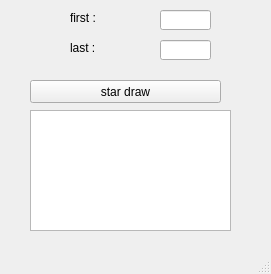
<?xml version="1.0" encoding="UTF-8"?>
<ui version="4.0">
 <class>MainWindow</class>
 <widget class="QMainWindow" name="MainWindow">
  <property name="geometry">
   <rect>
    <x>0</x>
    <y>0</y>
    <width>271</width>
    <height>274</height>
   </rect>
  </property>
  <property name="windowTitle">
   <string>MainWindow</string>
  </property>
  <widget class="QWidget" name="centralwidget">
   <widget class="QLabel" name="lbl1">
    <property name="geometry">
     <rect>
      <x>70</x>
      <y>10</y>
      <width>31</width>
      <height>16</height>
     </rect>
    </property>
    <property name="text">
     <string>first :</string>
    </property>
   </widget>
   <widget class="QPushButton" name="pb">
    <property name="geometry">
     <rect>
      <x>30</x>
      <y>80</y>
      <width>191</width>
      <height>23</height>
     </rect>
    </property>
    <property name="text">
     <string>star draw</string>
    </property>
   </widget>
   <widget class="QLabel" name="lbl2">
    <property name="geometry">
     <rect>
      <x>70</x>
      <y>40</y>
      <width>31</width>
      <height>16</height>
     </rect>
    </property>
    <property name="text">
     <string>last :</string>
    </property>
   </widget>
   <widget class="QLineEdit" name="le1">
    <property name="geometry">
     <rect>
      <x>160</x>
      <y>10</y>
      <width>51</width>
      <height>20</height>
     </rect>
    </property>
   </widget>
   <widget class="QLineEdit" name="le2">
    <property name="geometry">
     <rect>
      <x>160</x>
      <y>40</y>
      <width>51</width>
      <height>20</height>
     </rect>
    </property>
   </widget>
   <widget class="QTextEdit" name="te">
    <property name="geometry">
     <rect>
      <x>30</x>
      <y>110</y>
      <width>201</width>
      <height>121</height>
     </rect>
    </property>
   </widget>
  </widget>
  <widget class="QMenuBar" name="menubar">
   <property name="geometry">
    <rect>
     <x>0</x>
     <y>0</y>
     <width>271</width>
     <height>21</height>
    </rect>
   </property>
  </widget>
  <widget class="QStatusBar" name="statusbar"/>
 </widget>
 <resources/>
 <connections/>
</ui>
